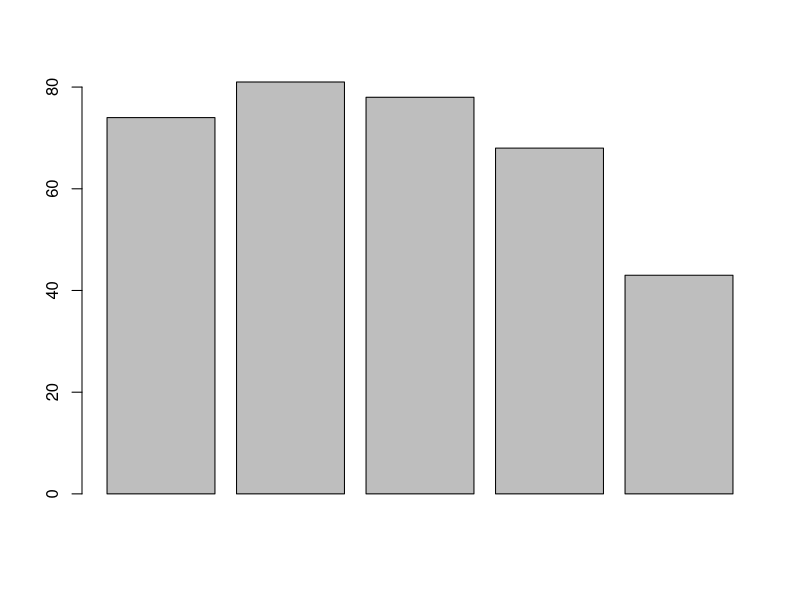
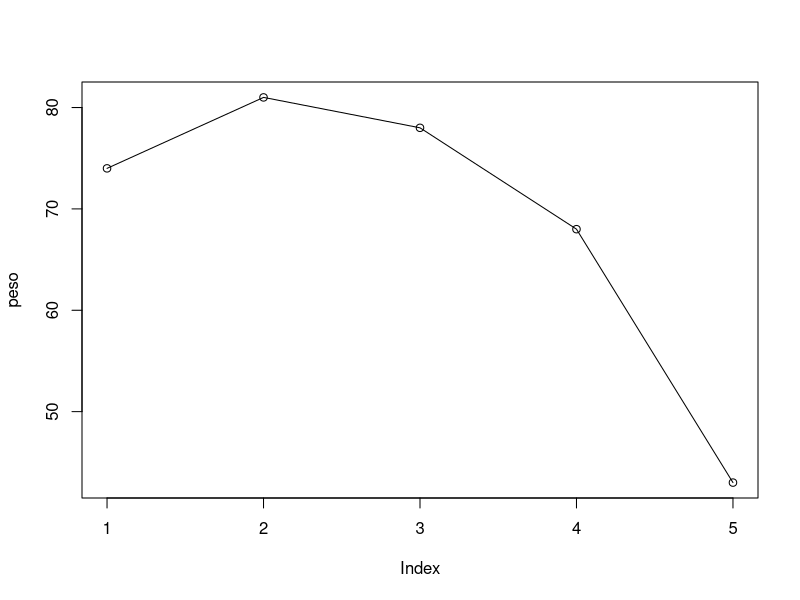

Source code (R) for these figures, in order:
# Lezione 2 - Script

annoNascita <- 72
typeof(annoNascita)

a <- c(1,2,3,4L) #fa la conversione del long in double per non perdere informazioni
typeof(a[3])

d <- c(1, TRUE) #altra conversione
typeof(d)

# le conversioni vengono fatte nel tipo più possibile per non avere perdite di informazioni. 
# tutto cmq verrà convertito in un tipo unico (array non può essere non omogeneo)


# ----------LISTE----------
#per gestire dati non omogenei

lista <- list("a", 3L, pi)
listaDue <- list(c(1,2,3), c(4,5,6))

lista[1] #stampa il primo elemento della lista
listaDue[1] #tampa il primo elemento di listaDue ...che è un array, quindi stampa l'intero array

listaDue[[1]][1] #stampa il primo valore del primo elemento che è un array, quindi devo accedere all'array con le doppie quadre

summary(lista) #funzione generica - ottiene informazioni
summary(listaDue)

newArray <- c(1,2,3)
summary(newArray)

# ------------------DATA FRAME---------------------
# il dataframe è una tabella
# è composto da colonne e ogni colonna può contenere una informazione diversa
# le righe si chiamano OBSERVATION
# le colonne si chiamanoo VARIABILI

nome <- c("Piero", "Paolo", "Andrea", "Giovanni", "Lorenzo")
peso <- c(74, 81, 78, 68, 43)
altezza <- c(180, 160, 145, 165, 175)
d <- data.frame(nome, peso)
summary(d)

barplot(peso)
plot(peso, type = "o")

cor.test(peso, altezza)


